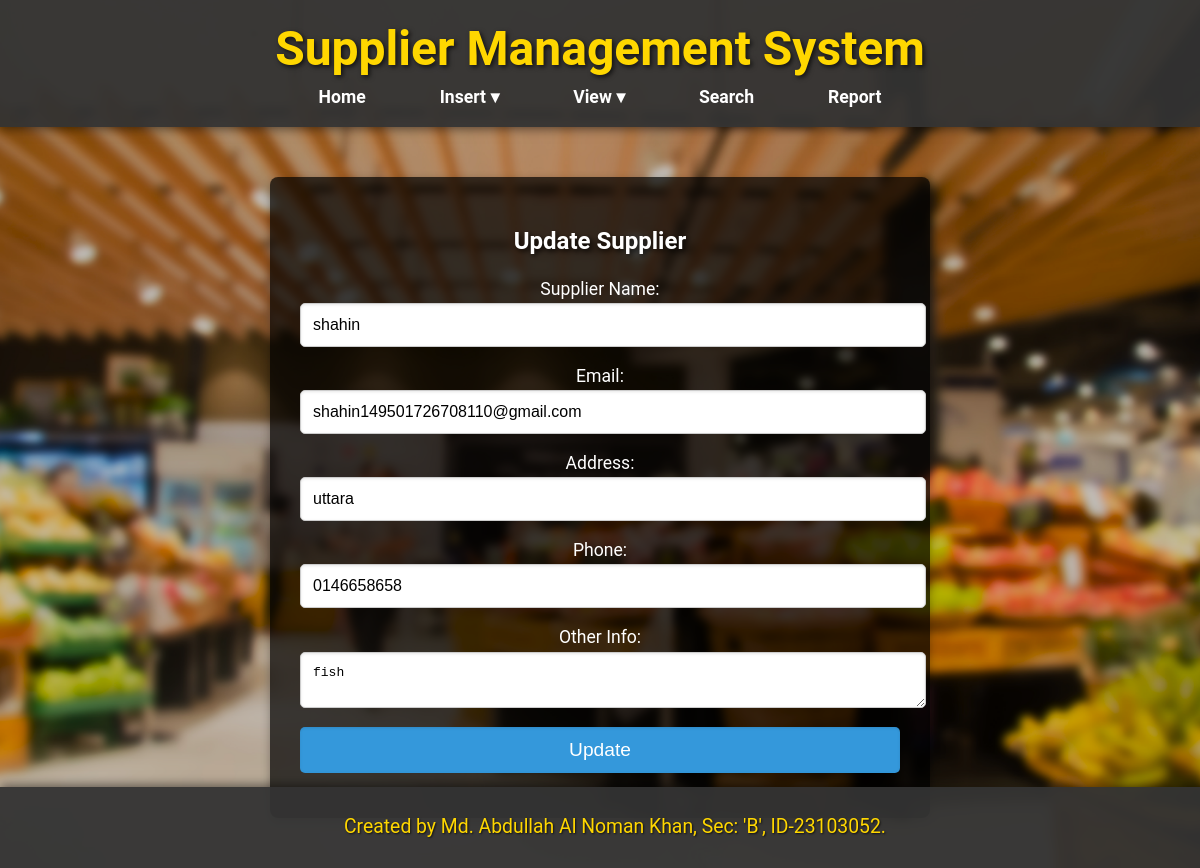
Screenshot of /update_supplier.php?id=3 with the database file from the repository.
### tables this page shows
CREATE TABLE `suppliers` (
  `supplier_id` int(11) NOT NULL,
  `supplier_name` varchar(100) NOT NULL,
  `email` varchar(100) NOT NULL,
  `address` varchar(255) NOT NULL,
  `phone` varchar(20) NOT NULL,
  `other_info` text DEFAULT NULL
);

### update_supplier.php (the view, shortened to what this page needs)
<?php
$servername = "localhost";
$username = "root";
$password = "";
$dbname = "db_s";
$conn = new mysqli($servername, $username, $password, $dbname);
if (isset($_GET['id']) && !empty($_GET['id'])) {
    $supplier_id = intval($_GET['id']);
    $sql = "SELECT * FROM suppliers WHERE supplier_id = ?";
    $stmt = $conn->prepare($sql);
    $stmt->bind_param("i", $supplier_id);
    $stmt->execute();
    $result = $stmt->get_result();
    if ($result->num_rows > 0) {
        $row = $result->fetch_assoc();
    } else {
        $message = "<p>Supplier not found.</p>";
    }
} else {
    $message = "<p>No supplier ID provided.</p>";
}
?>
<!DOCTYPE html>
<html lang="en">
<head>
    <link rel="stylesheet" href="style.css">
</head>
<body>
    <div class="header">
        <h1>Supplier Management System</h1>
        <div class="nav">
            <a href="home.php">Home</a>
            <div class="dropdown">
                <a href="javascript:void(0)">Insert &#9662;</a>
            </div>
            <div class="dropdown">
                <a href="javascript:void(0)">View &#9662;</a>
            </div>
            <a href="search.php">Search</a>
            <a href="report.php">Report</a>
        </div>
    </div>
    <div class="container">
        <form class="form-container" method="post" action="">
            <h2>Update Supplier</h2>
            <label for="supplier_name">Supplier Name:</label>
            <input type="text" name="supplier_name" value="<?php echo htmlspecialchars($row['supplier_name']); ?>" required>
            <label for="email">Email:</label>
            <input type="email" name="email" value="<?php echo htmlspecialchars($row['email']); ?>" required>
            <label for="address">Address:</label>
            <input type="text" name="address" value="<?php echo htmlspecialchars($row['address']); ?>" required>
            <label for="phone">Phone:</label>
            <input type="text" name="phone" value="<?php echo htmlspecialchars($row['phone']); ?>" required>
            <label for="other_info">Other Info:</label>
            <textarea name="other_info"><?php echo htmlspecialchars($row['other_info']); ?></textarea>
            <input type="submit" value="Update">
        </form>
    </div>
    <div class="footer">
        <p>Created by Md. Abdullah Al Noman Khan, Sec: 'B', ID-23103052.</p>
    </div>
</body>
</html>

### style.css (style rules this page uses)
body { font-family: 'Roboto', sans-serif; background: url('p.png') no-repeat center center fixed; background-size: cover; margin: 0; padding: 0; color: #ffffff; text-align: center; }
.header { background-color: rgba(51, 51, 51, 0.95); color: white; padding: 20px 10px; box-shadow: 0 2px 10px rgba(0, 0, 0, 0.5); text-align: center; position: relative; }
.header h1 { margin: 0; font-size: 3em; color: #FFD700; text-shadow: 2px 2px 5px rgba(0, 0, 0, 0.7); }
.nav { margin-top: 10px; position: relative; }
.header a { color: white; padding: 15px 25px; text-decoration: none; border-radius: 5px; transition: background-color 0.3s; font-size: 1.1em; margin: 0 10px; font-weight: bold; }
.dropdown { position: relative; display: inline-block; }
.footer { background-color: rgba(51, 51, 51, 0.95); color: #FFD700; padding: 15px; position: fixed; bottom: 0; width: 100%; text-align: center; box-shadow: 0 -2px 10px rgba(0, 0, 0, 0.5); font-size: 1.1em; text-shadow: 1px 1px 2px rgba(0, 0, 0, 0.7); }
h1, h2 { color: #FFD700; text-shadow: 2px 2px 5px rgba(0, 0, 0, 0.7); }
p, label { font-size: 1.1em; line-height: 1.6; margin: 10px 0; }
input[type="text"], input[type="email"], input[type="tel"], input[type="submit"] { width: 100%; padding: 15px; margin-bottom: 15px; border: 1px solid #ccc; border-radius: 5px; box-shadow: 0 2px 4px rgba(0, 0, 0, 0.2); font-size: 1em; }

### update_supplier.php (style rules this page uses)
.form-container { max-width: 600px; margin: 50px auto; padding: 30px; background: rgba(0, 0, 0, 0.7); border-radius: 8px; box-shadow: 0 4px 10px rgba(0, 0, 0, 0.3); }
.form-container h2 { color: #FFF; margin-bottom: 20px; }
.form-container input[type="text"], .form-container input[type="email"], .form-container input[type="tel"], .form-container textarea, .form-container input[type="submit"], .form-container input[type="number"] { width: 100%; padding: 12px; margin-bottom: 15px; border: 1px solid #ccc; border-radius: 5px; box-shadow: inset 0 1px 3px rgba(0, 0, 0, 0.1); font-size: 1em; }
.form-container input[type="submit"] { background-color: #3498db; color: white; font-size: 1.2em; cursor: pointer; border: none; transition: background-color 0.3s; }

### rows the page displays
suppliers: supplier_name "shahin", email "shahin149501726708110@gmail.com", address "uttara", phone "0146658658", other_info "fish"
